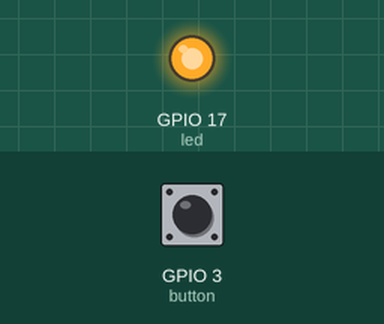
The program below on a simulated Raspberry Pi (BCM pin numbers). Parts: output pins drawn as LEDs (lit = HIGH). The inputs (shaded band) are chosen by the test bench; at power-on: GPIO 3 (button) HIGH.

Above: at 1.2 s.
1.3 s: GPIO 3 (button) pulled LOW for 3.2 s
At 6.0 s:
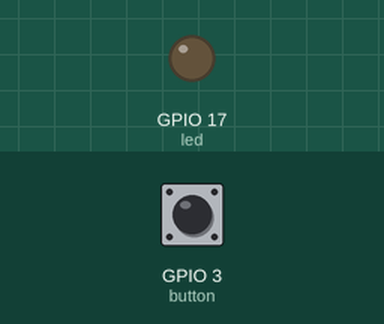
Timing chart, 0 to 12.0 s (numbered marks = the images above; inputs shaded):
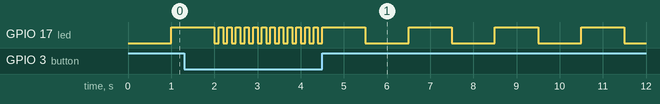

The program:

button_blink_rate.py
```python
from gpiozero import Button, LED
from time import sleep

led = LED(17)
button = Button(3)

delay = 1.0

def blink_fast():
    global delay
    delay = 0.1

def blink_slow():
    global delay
    delay = 1.0

button.when_pressed = blink_fast
button.when_released = blink_slow

while True:
    sleep(delay)
    led.on()
    sleep(delay)
    led.off()
```
